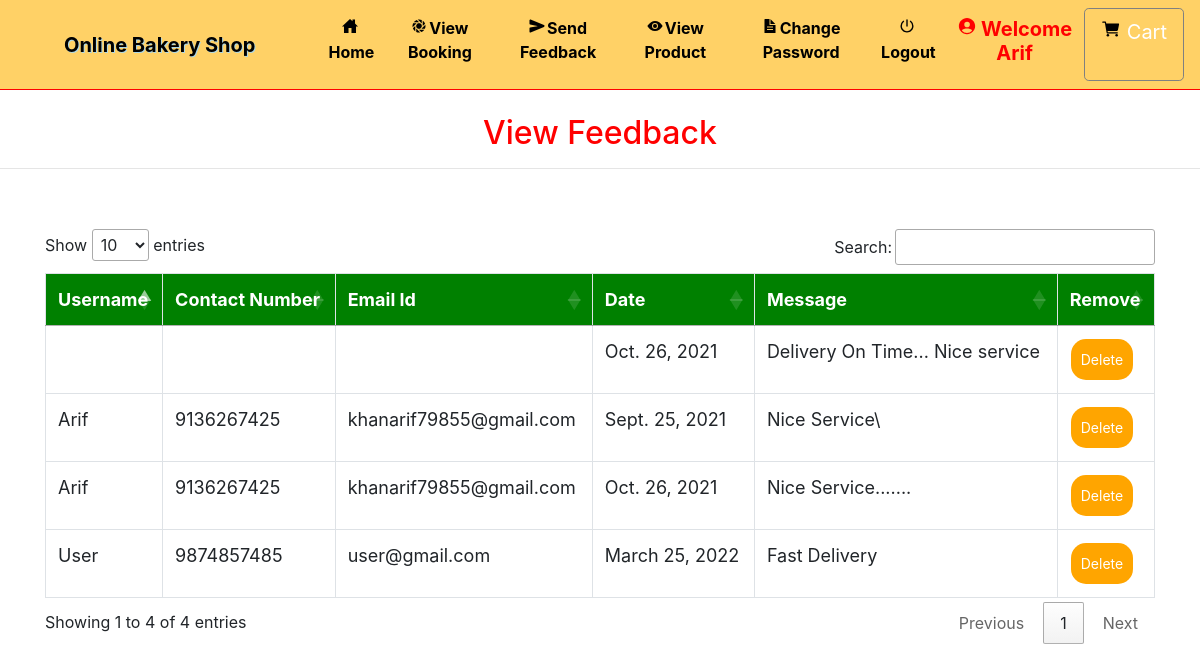
The page /view_feedback (signed in) on the database its author committed.
### grocery/models.py (models this page shows, shortened)
class Send_Feedback(models.Model):
    profile = models.ForeignKey(Profile, on_delete=models.CASCADE, null=True)
    message1 = models.TextField(null=True)
    date = models.CharField(max_length=30, null=True)

class Profile(models.Model):
    user = models.ForeignKey(User, on_delete=models.CASCADE, null=True)
    dob = models.DateField(null=True)
    city = models.CharField(max_length=30, null=True)
    address = models.CharField(max_length=50, null=True)
    contact = models.CharField(max_length=10, null=True)
    image = models.FileField(null=True)

### grocery/views.py (the view)
# urls.py: path('view_feedback', View_feedback, name='view_feedback'),
def View_feedback(request):
    if not request.user.is_authenticated:
        return redirect('login_admin')
    feed = Send_Feedback.objects.all()
    d = {'feed': feed}
    return render(request, 'view_feedback.html', d)

### grocery/templates/view_feedback.html (shortened to what this page needs)
{% extends 'navigation.html' %}
{% block body %}
<center><h2 style="color:red;margin-top:2%">View Feedback</h2></center><hr>
<div class="container" style="margin-top:5%">
<table class="table table-bordered" id="myTable" >
  <thead>
  <tr>
    <th>Username</th>
    <th>Contact Number</th>
      <th> Email Id</th>
    <th>Date</th>
      <th>Message</th>
    <th>Remove</th>
  </tr>
  </thead>
   <tbody>
    {% for i in feed %}
  <tr>
    <td>{{i.profile.user.username}}</td>
    <td>{{i.profile.contact}}</td>
      <td>{{i.profile.user.email}}</td>
      <td>{{i.date}}</td>
      <td>{{i.message1}}</td>
      <td><a href="{% url 'delete_feedback' i.id %}" onclick="return confirm('Are you sure?')"><button class="button button1">Delete</button></a></td>
  </tr>
    {% endfor %}
    </tbody>
</table>
</div>
{% endblock %}

### grocery/templates/navigation.html (shortened to what this page needs)
<!DOCTYPE html>
<html lang="en">
<head>
    {% load static %}
     <link rel="stylesheet" href="https://maxcdn.bootstrapcdn.com/bootstrap/4.0.0/css/bootstrap.min.css">
  <link rel = stylesheet href = "//cdn.datatables.net/1.10.19/css/jquery.dataTables.min.css">
<link rel="stylesheet" href="https://cdnjs.cloudflare.com/ajax/libs/font-awesome/4.7.0/css/font-awesome.min.css">
</head>
<body style="background-color:white">
<nav class="navbar navbar-expand-sm" style = "background-color : #FFD166 ; border-bottom:1px solid red">
  <a class="navbar-brand pl-5" href="#" style="color:black ; font-weight : bold">Online Bakery Shop</a>
<div class="collapse navbar-collapse" id="collapsibleNavbar">
  <ul class="navbar-nav pl-5 text-center">
    {% if request.user.username %}
    {% if not request.user.is_staff %}
    <li class="nav-item">
      <a class="nav-link" href="{% url 'home' %}" style="color:black"><ion-icon style="margin-right:2px" name="home-sharp"></ion-icon>Home</a>
    </li>
    <li class="nav-item">
      <a class="nav-link" href="{% url 'view_booking' %}" style="color:black"><ion-icon style="margin-right:2px" name="aperture"></ion-icon>View Booking</a>
    </li>
    <li class="nav-item">
      <a class="nav-link" href="{% url 'send_feedback' request.user.id %}" style="color:black"><ion-icon style="margin-right:2px" name="send"></ion-icon>Send Feedback</a>
    </li>
    <li class="nav-item">
      <a class="nav-link" href="{% url 'view_product' 0 %}" style="color:black"><ion-icon style="margin-right:2px" name="eye"></ion-icon>View Product</a>
    </li>
    <li class="nav-item">
      <a class="nav-link" href="{% url 'change_password' %}" style="color:black"><ion-icon style="margin-right:2px" name="document-text-sharp"></ion-icon>Change Password</a>
    </li>
    {% endif %}
    {% endif %}
    {% if request.user.is_authenticated %}
    <a class="nav-link" href="{% url 'logout' %}" style="color:black"><ion-icon style="margin-right:2px" name="power-sharp"></ion-icon>Logout</a>
    {% if not request.user.is_staff %}
    <li class="nav-item">
      <a href="{% url 'profile' %}"><h5 class="nav-link" style="color:red"><ion-icon style="margin-right:4px;color:#FF0000" name="person-circle-sharp"></ion-icon>Welcome {{request.user.username}}</h5>
      </a></li>
    {% else %}
    <li class="nav-item">
      <h5  class="nav-link" style="color:red"><ion-icon style="margin-right:4px;color:#FF0000" name="person-circle-sharp"></ion-icon>Welcome {{request.user.username}}</h5>
    </li>
    {% endif %}
    {% endif %}
    {% if not request.user.is_staff %}
    {% if request.user.username %}
      <a href="{% url 'cart' %}" style="border:1px solid gray" class="btn btn-default btn-lg text-dark text-capitalize">
        <ion-icon style="color:black;margin-top:2%" name="cart"></ion-icon><span style="margin-left:6px;margin-top:2%;color:white">Cart</span></a></center>
{% endif %}
    {% endif %}
    </ul>
</div>
</nav>
{% block body %}
{% endblock %}
</body></html>

### grocery/templates/navigation.html (style rules this page uses)
* { box-sizing: border-box; }
#myTable { border-collapse: collapse; width: 100%; border: 1px solid #ddd; font-size: 18px; }
#myTable th { text-align: left; padding: 12px; background-color: green; color: white; }
#myTable td { text-align: left; padding: 12px; background-color: white; }
#myTable tr { border-bottom: 1px solid #ddd; }
.button { background-color: orange; border: none; color: white; padding: 10px; text-align: center; text-decoration: none; display: inline-block; font-size: 14px; margin: 1px 1px; cursor: pointer; }
.button1 { border-radius: 15px; }
.nav-link { font-weight:bold; }
.navbar-brand { text-shadow: 1px 1px lightblue; }

### rows shown on the page
Send_Feedback: profile.user.username "Arif", profile.contact "9136267425", profile.user.email "khanarif79855@gmail.com", date "Sept. 25, 2021", message1 "Nice Service\\"
Send_Feedback: profile.user.username "Arif", profile.contact "9136267425", profile.user.email "khanarif79855@gmail.com", date "Oct. 26, 2021", message1 "Nice Service......."
Send_Feedback: date "Oct. 26, 2021", message1 "Delivery On Time... Nice service"
Send_Feedback: profile.user.username "User", profile.contact "9874857485", profile.user.email "user@gmail.com", date "March 25, 2022", message1 "Fast Delivery"

### other values the page prints
{{ request.user.username }} "Arif"
